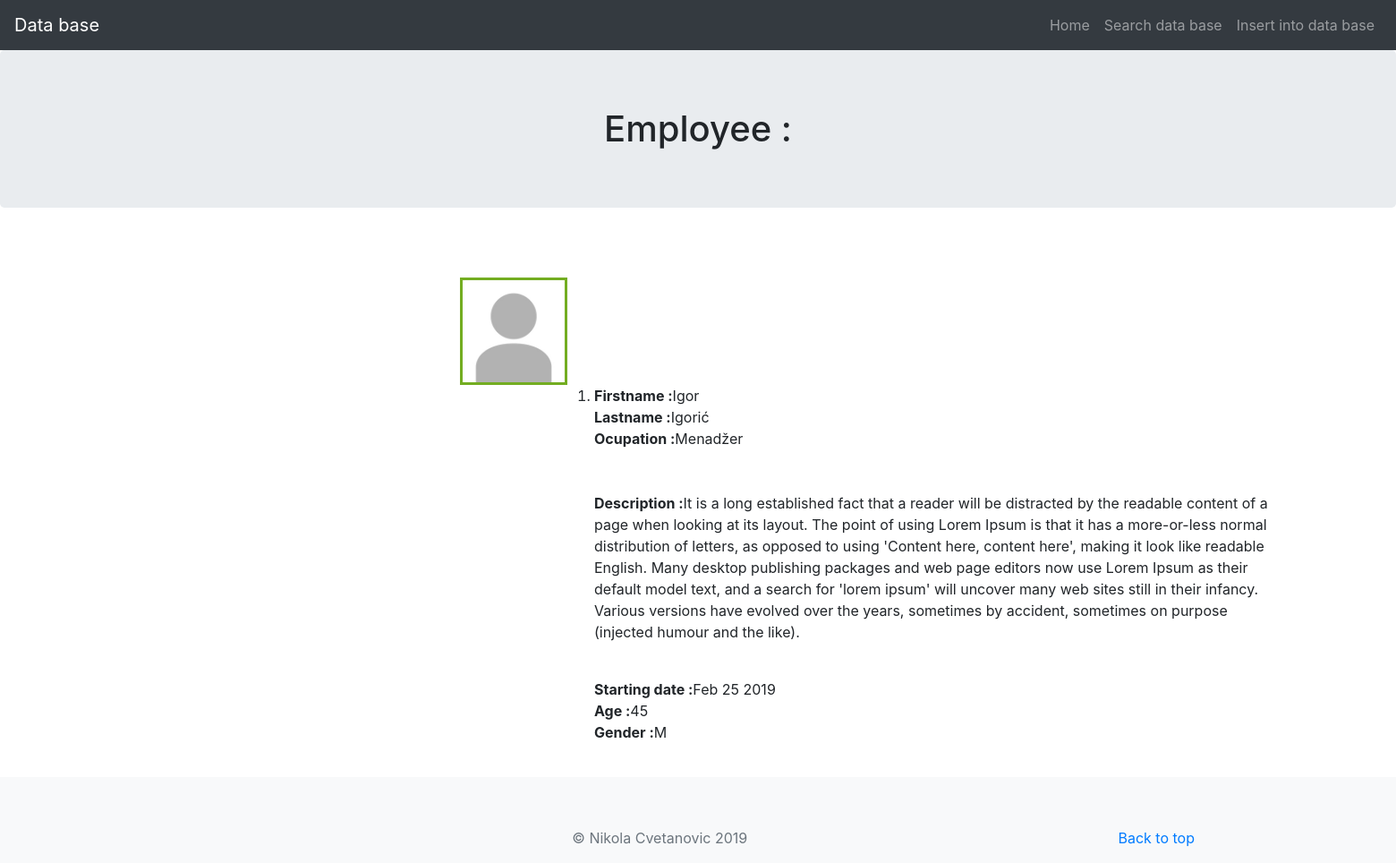
The page /employee.html/Igorić on the database its author committed.
### webapp/models.py (models this page shows, shortened)
class Employee(models.Model):
    SEX_CHOICES = [("M", "Male"), ("F", "Female")]
    firstname = models.CharField(max_length=20)
    lastname = models.CharField(max_length=20)
    ocupation = models.CharField(max_length=20)
    emp_id = models.IntegerField()
    description = models.TextField(null=True)
    date = models.DateTimeField(null=True)
    age = models.IntegerField(null=True)
    sex = models.CharField(choices=SEX_CHOICES, max_length=1, blank=True)
    photo = models.ImageField(upload_to="emp_picture/",
                              default="static/profile_default.jpg")

### webapp/views.py (the view)
# urls.py: path('employee.html/<lastname>', views.get_employee, name='employee_detail')
def get_employee(request, lastname):
    try:
        employee = Employee.objects.filter(lastname=lastname)
        if employee.count() == 0:
            return render(request, "not_found.html")
    except Employee.DoesNotExist:
        return render(request, "not_found.html")
    return render(request, "employee.html", {"employee": employee})

### webapp/templates/employee.html (shortened to what this page needs)
{% extends "base.html" %}
{% block content %}
{% load staticfiles %}
<h1 class="jumbotron text-center" id="all">Employee : </h1>
<div id="names">
    <ol>
            {% for emp in employee %}
                {% if emp.photo %}
                <img id="photo" src="{{ emp.photo.url }}" width="120">
                {% endif %}
                <br>
                <li><b>Firstname :</b>{{ emp.firstname}}</li>
                <b>Lastname :</b>{{ emp.lastname}}
                <br>
                <b>Ocupation :</b>{{ emp.ocupation}}
                <br>
                <br>
                <br>
                <p id="description">
                    <b>Description :</b>{{ emp.description}}
                </p>
                <br>
                <b>Starting date :</b>{{ emp.date|date:"M d Y" }}
                <br>
                <b>Age :</b>{{ emp.age}}
                <br>
                <b>Gender :</b>{{ emp.sex}}
                <br>
                <br>
                <br>
                {% endfor %}
    </ol>
</div>
<p>
    <a id="button" href="{% url 'search' %}" class="btn btn-primary my-2">Search again</a>
</p>
{% endblock content %}

### webapp/templates/employee.html (style rules this page uses)
#all { margin-bottom: 5%; margin-top: 0%; text-align: center; }
#names { position: relative; left: 40%; top: 15%; }
#description { width: 50% }
#photo { width: 120px; position: relative; right: 150px; border: 3px solid #73AD21; }
#button { position: relative; left: 45%; top: 15%; }

### rows shown on the page
Employee: photo (placeholder picture), firstname "Igor", lastname "Igorić", ocupation "Menadžer", description "It is a long established fact that a reader will be distracted by the readable content of a page when looking at its layout. The point of using Lorem Ipsum is that it has a more-or-less normal distribution of letters, as opposed to using 'Content here, content here', making it look like readable English. Many desktop publishing packages and web page editors now use Lorem Ipsum as their default model text, and a search for 'lorem ipsum' will uncover many web sites still in their infancy. Various versions have evolved over the years, sometimes by accident, sometimes on purpose (injected humour and the like).", date "Feb 25 2019", age "45", sex "M"
